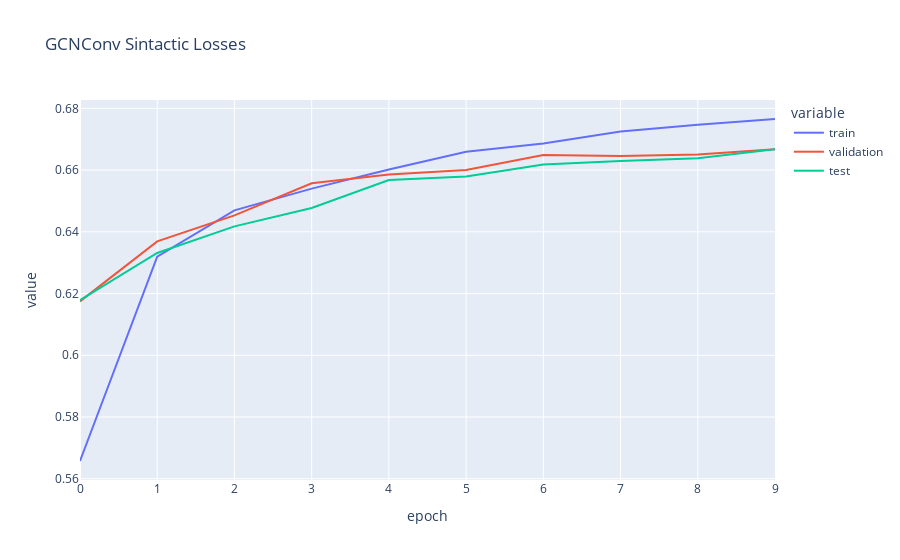

Source (notebook cell):
### Markdown cell above
# 3 Capas

### Code cell
route = '/usrvol/results/3_layers_GCNConv/'
files = os.listdir(f'{route}')

train = []
val = []
test = []
for i in range(10):
    with open(f"{route}" + f"classification_report_train_epoch{i}.json" ) as f:
        dic = json.load(f)
        f1 = dic['weighted avg']['f1-score']
        train.append(f1)
    with open(f"{route}" + f"classification_report_dev_epoch{i}.json") as f:
        dic = json.load(f)
        f1 = dic['weighted avg']['f1-score']
        val.append(f1)
    with open(f"{route}" + f"classification_report_test_epoch{i}.json") as f:
        dic = json.load(f)
        f1 = dic['weighted avg']['f1-score']
        test.append(f1)

import plotly.express as px
import pandas as pd

# Creating a DataFrame with index as x-axis and values as y-axis
df_train = pd.DataFrame({
    'epoch': range(len(train)),
    'train': train,
    'validation': val,
    'test': test
})


# Plotting the DataFrame
fig = px.line(df_train, x='epoch', y=['train', 'validation', 'test'], title='GCNConv Sintactic Losses')
fig.show()

### Figure 1 — Plotly figure (JSON) as saved in the notebook; plotly's stock layout.template omitted (floating-point values rounded to 4 significant figures)
{"data": [{"hovertemplate": "variable=train<br>epoch=%{x}<br>value=%{y}<extra></extra>", "legendgroup": "train", "line": {"color": "#636efa", "dash": "solid"}, "marker": {"symbol": "circle"}, "mode": "lines", "name": "train", "orientation": "v", "showlegend": true, "type": "scatter", "x": [0, 1, 2, 3, 4, 5, 6, 7, 8, 9], "xaxis": "x", "y": [0.5657, 0.6319, 0.6469, 0.654, 0.6602, 0.6659, 0.6686, 0.6725, 0.6747, 0.6765], "yaxis": "y"}, {"hovertemplate": "variable=validation<br>epoch=%{x}<br>value=%{y}<extra></extra>", "legendgroup": "validation", "line": {"color": "#EF553B", "dash": "solid"}, "marker": {"symbol": "circle"}, "mode": "lines", "name": "validation", "orientation": "v", "showlegend": true, "type": "scatter", "x": [0, 1, 2, 3, 4, 5, 6, 7, 8, 9], "xaxis": "x", "y": [0.6175, 0.6369, 0.6453, 0.6557, 0.6586, 0.66, 0.6649, 0.6646, 0.6651, 0.6668], "yaxis": "y"}, {"hovertemplate": "variable=test<br>epoch=%{x}<br>value=%{y}<extra></extra>", "legendgroup": "test", "line": {"color": "#00cc96", "dash": "solid"}, "marker": {"symbol": "circle"}, "mode": "lines", "name": "test", "orientation": "v", "showlegend": true, "type": "scatter", "x": [0, 1, 2, 3, 4, 5, 6, 7, 8, 9], "xaxis": "x", "y": [0.6179, 0.6331, 0.6418, 0.6477, 0.6568, 0.6579, 0.6618, 0.663, 0.6638, 0.6667], "yaxis": "y"}], "layout": {"legend": {"title": {"text": "variable"}, "tracegroupgap": 0}, "title": {"text": "GCNConv Sintactic Losses"}, "xaxis": {"anchor": "y", "domain": [0, 1], "title": {"text": "epoch"}}, "yaxis": {"anchor": "x", "domain": [0, 1], "title": {"text": "value"}}}}
